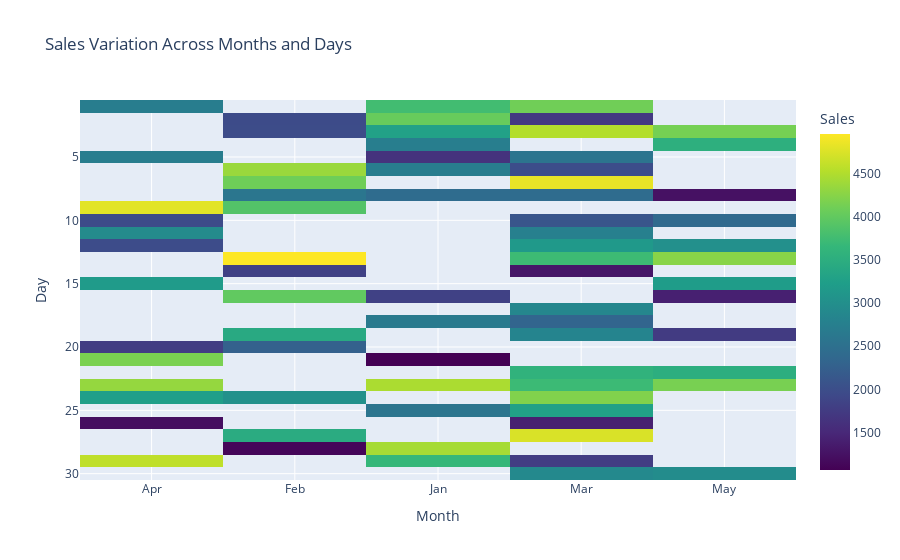

Notebook cell for this chart:
### Code cell
import plotly.express as px
import pandas as pd
import numpy as np

# Set a random seed for reproducibility
np.random.seed(20)

# Generate dataset for sales data with months, days, and sales
data = {
    'Month': np.random.choice(['Jan', 'Feb', 'Mar', 'Apr', 'May'], 100),
    'Day': np.random.choice(range(1, 31), 100),
    'Sales': np.random.randint(1000, 5000, 100)
}

# Create a DataFrame
df_sales = pd.DataFrame(data)

# Pivot the data to create a matrix of Sales by Month and Day
sales_pivot = df_sales.pivot_table(values='Sales', index='Day', columns='Month', aggfunc='mean')

# Create a heatmap to visualize sales variation across months and days
fig_sales = px.imshow(sales_pivot, labels={'x': 'Month', 'y': 'Day', 'color': 'Sales'},
                      title="Sales Variation Across Months and Days", color_continuous_scale='Viridis')

# Show the plot
fig_sales.show()

### Figure 1 — Plotly figure (JSON) as saved in the notebook; plotly's stock layout.template omitted (floating-point values rounded to 4 significant figures; data arrays with more than 128 entries replaced by an {"elided": "..."} marker saying what was removed)
{"data": [{"coloraxis": "coloraxis", "hovertemplate": "Month: %{x}<br>Day: %{y}<br>Sales: %{z}<extra></extra>", "name": "0", "type": "heatmap", "x": ["Apr", "Feb", "Jan", "Mar", "May"], "xaxis": "x", "y": [1, 2, 3, 4, 5, 6, 7, 8, 9, 10, 11, 12, 13, 14, 15, 16, 17, 18, 19, 20, 21, 22, 23, 24, 25, 26, 27, 28, 29, 30], "yaxis": "y", "z": {"elided": "30x5 float values"}}], "layout": {"coloraxis": {"colorbar": {"title": {"text": "Sales"}}, "colorscale": [[0, "#440154"], [0.1111, "#482878"], [0.2222, "#3e4989"], [0.3333, "#31688e"], [0.4444, "#26828e"], [0.5556, "#1f9e89"], [0.6667, "#35b779"], [0.7778, "#6ece58"], [0.8889, "#b5de2b"], [1, "#fde725"]]}, "title": {"text": "Sales Variation Across Months and Days"}, "xaxis": {"anchor": "y", "constrain": "domain", "domain": [0, 1], "scaleanchor": "y", "title": {"text": "Month"}}, "yaxis": {"anchor": "x", "autorange": "reversed", "constrain": "domain", "domain": [0, 1], "title": {"text": "Day"}}}}
